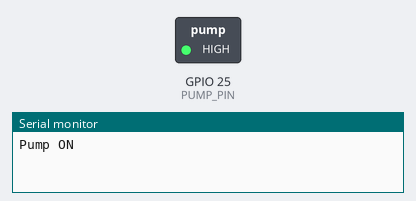
Simulated run of this sketch. Board: ESP32. Shown: switched loads named in the sketch (green lamp = pin HIGH), the last lines printed to the serial monitor.

Above: at 1.5 s.
At 4.5 s:
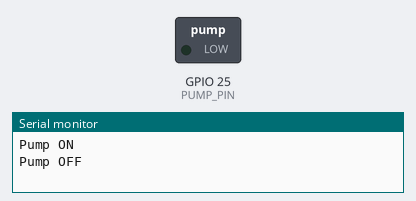
Timing chart, 0 to 7.8 s (numbered marks = the images above):
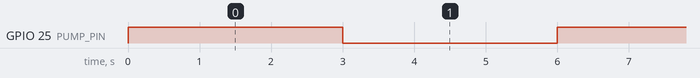

The sketch:

02_pump_test.ino
```cpp
/*
 * GlaucoSense - Test 02: Pump Test
 * Owner: M1 (actuators / state machine)
 * Purpose: Switches the diaphragm pump on for 3 seconds and off for 3
 *          seconds, on repeat, so you can confirm the MOSFET wiring works
 *          before it's driven by the real state machine.
 *
 * SAFETY: pump is a low-side switched load through an N-MOSFET. Make sure
 * there is a flyback diode across the pump and a common ground with the
 * ESP32 (see documentation/wiring_notes.txt). The pump starts OFF.
 *
 * NOT a medical device. Bench-test prototype only.
 */

// This pin must match PUMP_PIN in ../../GlaucoSense_Final/config.h
const int PUMP_PIN = 25;

void setup() {
  Serial.begin(115200);
  pinMode(PUMP_PIN, OUTPUT);
  digitalWrite(PUMP_PIN, LOW); // safe state: pump off at boot
}

void loop() {
  Serial.println("Pump ON");
  digitalWrite(PUMP_PIN, HIGH);
  delay(3000);

  Serial.println("Pump OFF");
  digitalWrite(PUMP_PIN, LOW);
  delay(3000);
}
```

Measured:
- by itself, GPIO 25 (PUMP_PIN): alternates HIGH for 3.0 s and LOW for 3.0 s
